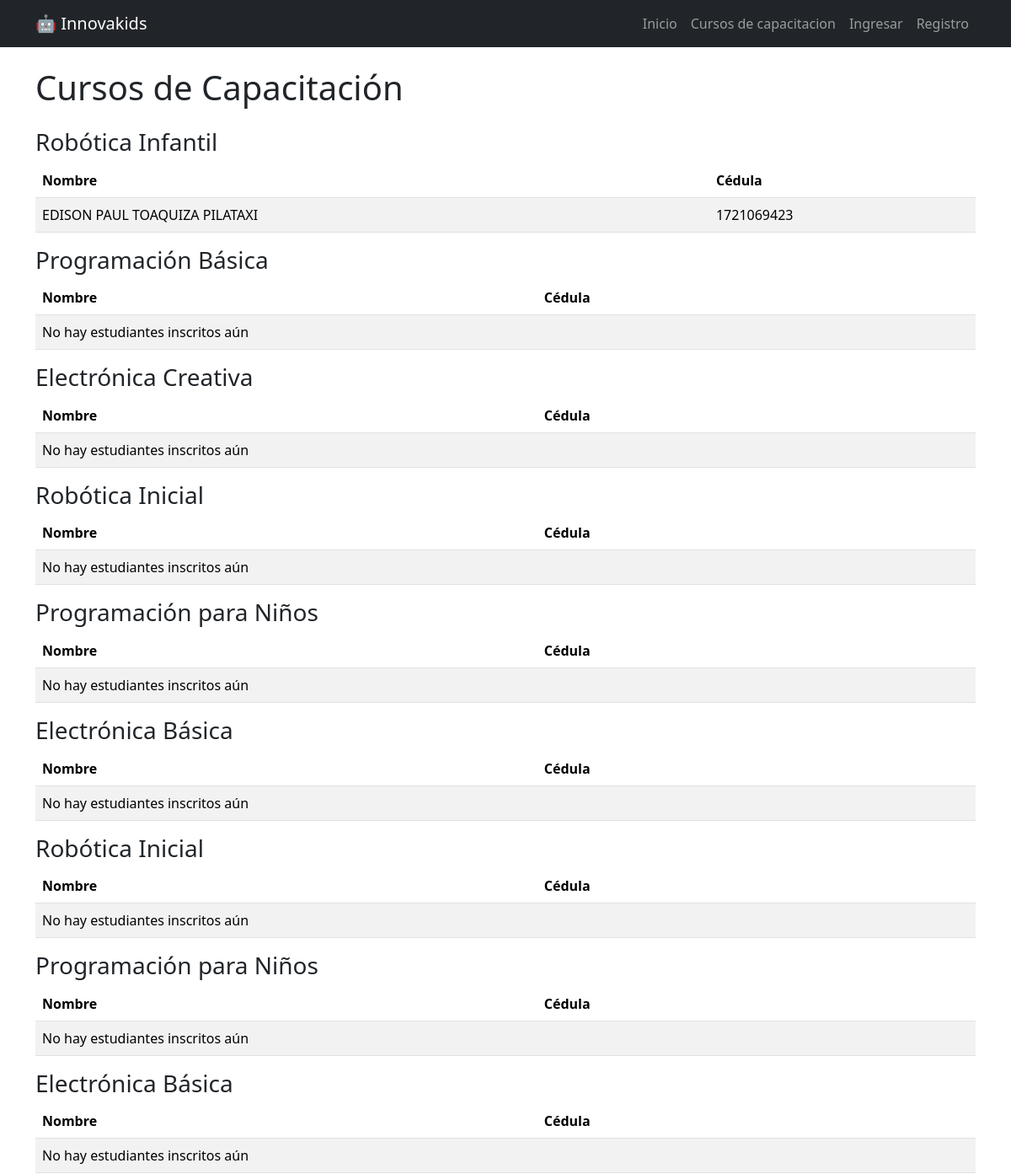
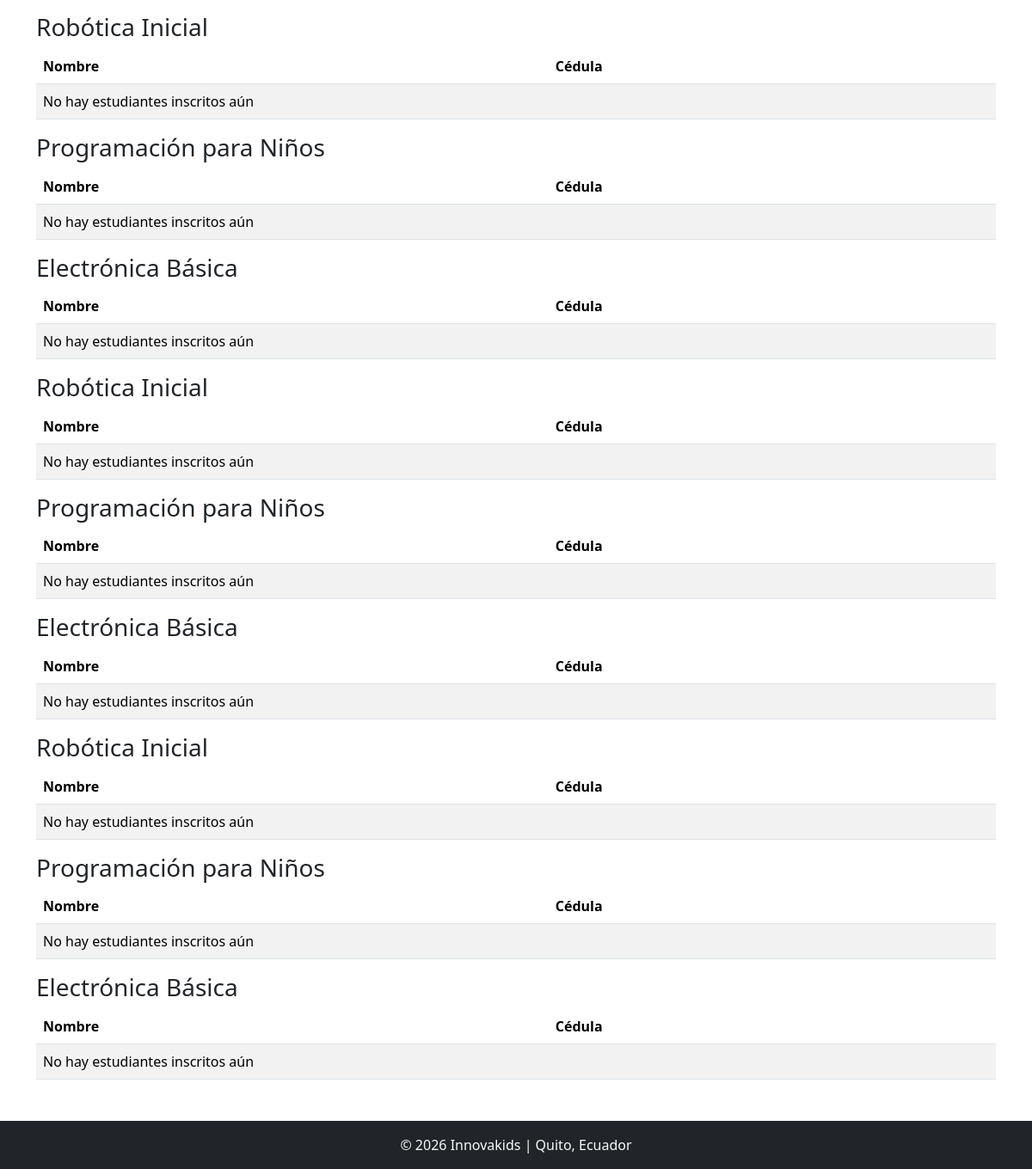
Before: /cursos_capacitacion with the older database file (2 pictures, top to bottom).
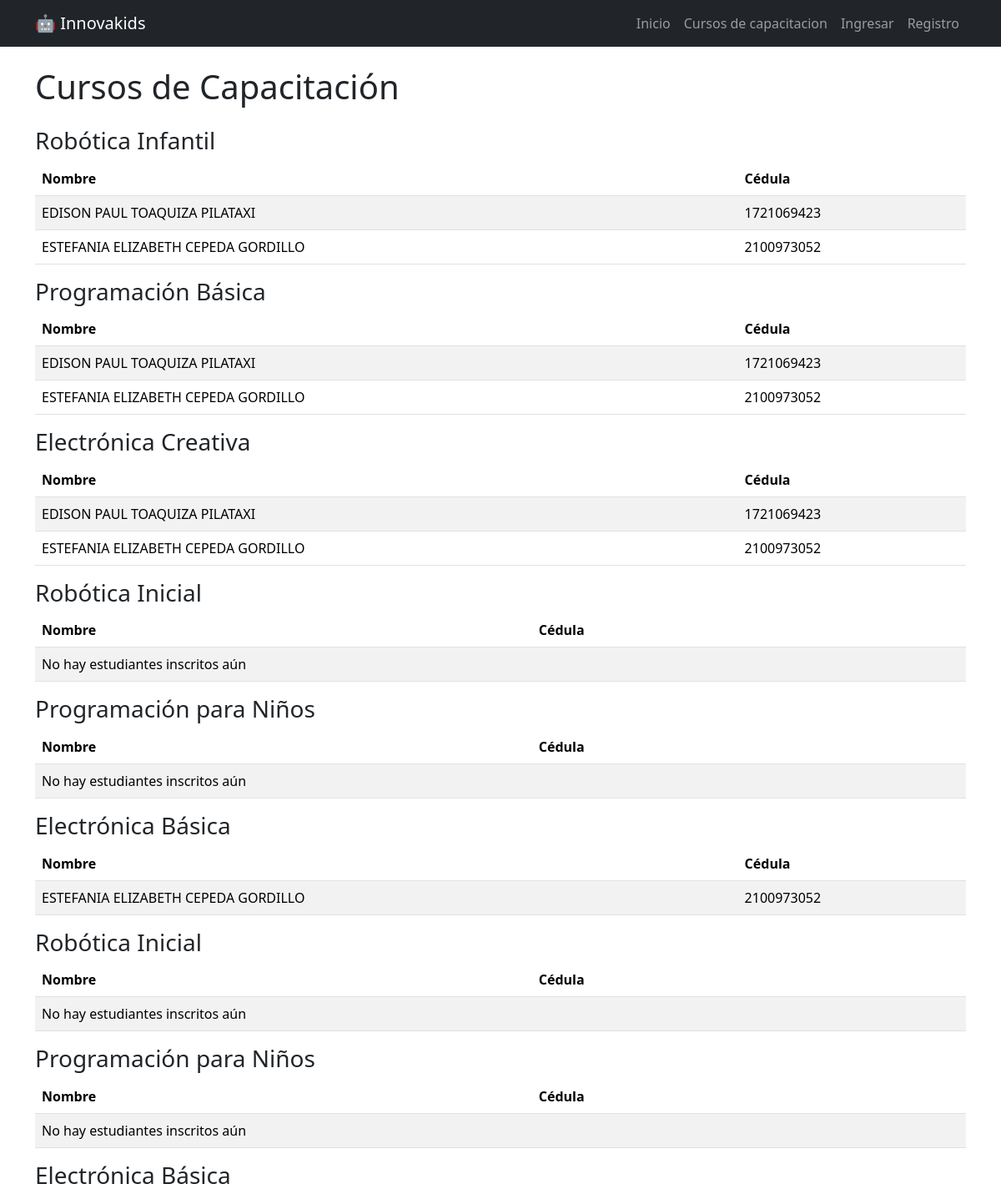
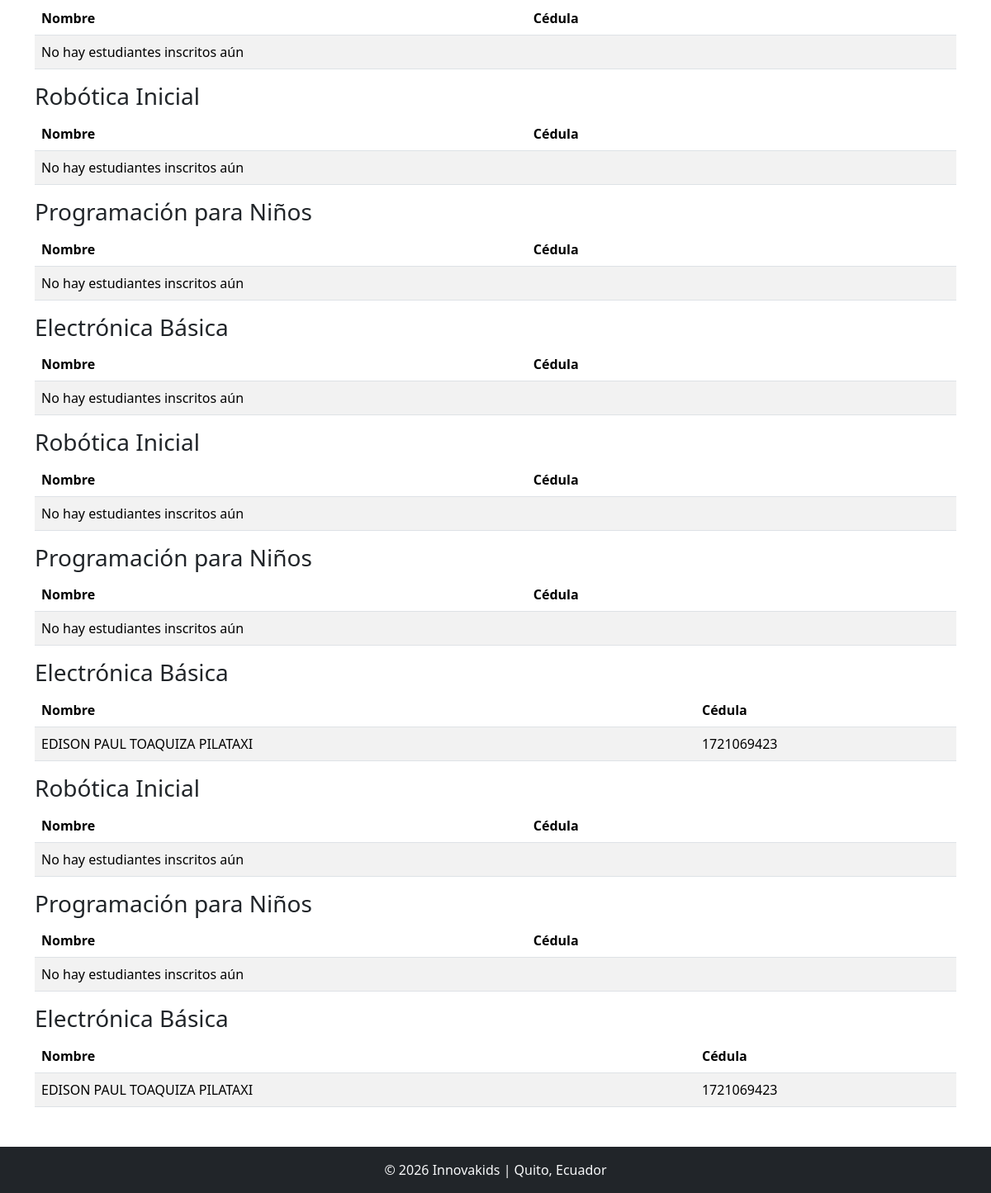
After: the same page with the newer database file (2 pictures, top to bottom).
### tables this page shows
CREATE TABLE cursos (
            id INTEGER PRIMARY KEY AUTOINCREMENT,
            titulo TEXT,
            descripcion TEXT,
            duracion TEXT,
            precio REAL,
            horario TEXT,
            imagen TEXT
        );

CREATE TABLE usuarios (
            id INTEGER PRIMARY KEY AUTOINCREMENT,
            cedula TEXT UNIQUE NOT NULL,
            nombre TEXT NOT NULL,
            correo TEXT UNIQUE NOT NULL,
            password TEXT NOT NULL
        );

### app.py (the view)
@app.route('/cursos_capacitacion')
def cursos_capacitacion():
    conn = get_connection()
    cursos = conn.execute("SELECT * FROM cursos").fetchall()
    estudiantes_por_curso = {}
    for curso in cursos:
        estudiantes = conn.execute("""
            SELECT usuarios.nombre, usuarios.cedula
            FROM inscripciones
            JOIN usuarios ON inscripciones.usuario_id = usuarios.id
            WHERE inscripciones.curso_id = ?
        """, (curso['id'],)).fetchall()
        estudiantes_por_curso[curso['id']] = estudiantes
    conn.close()
    return render_template(
        'cursos_capacitacion.html',
        cursos=cursos,
        estudiantes_por_curso=estudiantes_por_curso
    )

### app.py (called while the page is built)
def get_connection():
    conn = sqlite3.connect(DATABASE)
    conn.row_factory = sqlite3.Row
    return conn

### templates/cursos_capacitacion.html
{% extends 'base.html' %}
{% block content %}
<h1 class="mb-4">Cursos de Capacitación</h1>
{% for curso in cursos %}
<h3>{{ curso.titulo }}</h3>
<table class="table table-striped">
<thead>
<tr>
<th>Nombre</th>
<th>Cédula</th>
</tr>
</thead>
<tbody>
{% for estudiante in estudiantes_por_curso[curso.id] %}
<tr>
<td>{{ estudiante.nombre }}</td>
<td>{{ estudiante.cedula }}</td>
</tr>
{% else %}
<tr>
<td colspan="2">No hay estudiantes inscritos aún</td>
</tr>
{% endfor %}
</tbody>
</table>
{% endfor %}
{% endblock %}

### templates/base.html (shortened to what this page needs)
<!DOCTYPE html>
<html lang="es">
<head>
    <link href="https://cdn.jsdelivr.net/npm/bootstrap@5.3.2/dist/css/bootstrap.min.css" rel="stylesheet">
    <link rel="stylesheet" href="{{ url_for('static', filename='css/styles.css') }}">
</head>
<body>
<nav class="navbar navbar-expand-lg navbar-dark bg-dark">
    <div class="container">
        <a class="navbar-brand" href="{{ url_for('index') }}">🤖 Innovakids</a>
        <div class="collapse navbar-collapse" id="menu">
            <ul class="navbar-nav ms-auto">
                <li class="nav-item"><a class="nav-link" href="{{ url_for('index') }}">Inicio</a></li>
                <li class="nav-item"><a class="nav-link" href="{{ url_for('cursos_capacitacion') }}">Cursos de capacitacion</a></li>
                {% if 'usuario_id' in session %}
                    <li class="nav-item"><a class="nav-link" href="{{ url_for('dashboard') }}">Mis cursos</a></li>
                    <li class="nav-item"><a class="nav-link" href="{{ url_for('logout') }}">Cerrar sesión</a></li>
                {% else %}
                    <li class="nav-item"><a class="nav-link" href="{{ url_for('login') }}">Ingresar</a></li>
                    <li class="nav-item"><a class="nav-link" href="{{ url_for('registro') }}">Registro</a></li>
                {% endif %}
            </ul>
        </div>
    </div>
</nav>
<div class="container mt-4">
    {% block content %}{% endblock %}
</div>
<footer class="text-center mt-5 p-3 bg-dark text-light">
    © 2026 Innovakids | Quito, Ecuador
</footer>
</body>
</html>

Changed rows visible on the page:
added usuarios: nombre "ESTEFANIA ELIZABETH CEPEDA GORDILLO", cedula "2100973052"
changed cursos "Programación Básica": gains usuarios (nombre "EDISON PAUL TOAQUIZA PILATAXI", cedula "1721069423"); no longer shows "No hay estudiantes inscritos aún"
changed cursos "Electrónica Creativa": gains usuarios (nombre "EDISON PAUL TOAQUIZA PILATAXI", cedula "1721069423"); no longer shows "No hay estudiantes inscritos aún"
shown differently, row unchanged: cursos (number 6 of 18 on the later page): no longer shows "No hay estudiantes inscritos aún"
changed cursos (number 15 of 18 on the later page): gains usuarios (nombre "EDISON PAUL TOAQUIZA PILATAXI", cedula "1721069423"); no longer shows "No hay estudiantes inscritos aún"
changed cursos (number 18 of 18 on the later page): gains usuarios (nombre "EDISON PAUL TOAQUIZA PILATAXI", cedula "1721069423"); no longer shows "No hay estudiantes inscritos aún"
